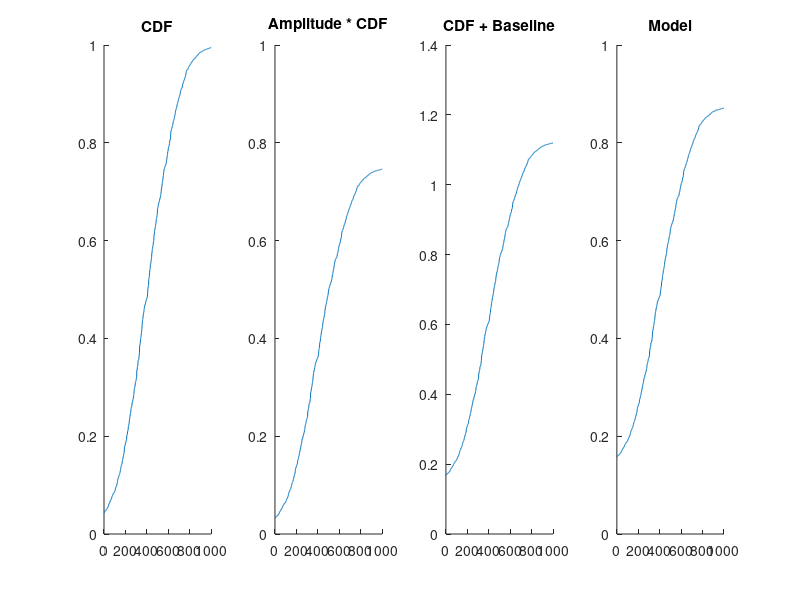

This figure's MATLAB source: (Note: this script raises an error after producing the figure.)

functions_dir = '../functions';
addpath(functions_dir);

%% Simulate data

num_trials = 1000;

% Random list of probe offsets
offsets = -15:0.01:15;

% Random list of test orientations from 0 - 179 deg
sim_test_orientation = rand(1, num_trials) * 179;

rand_offsets = datasample(offsets, num_trials, 'Replace', true);
simulation_probe_orientations = sim_test_orientation + rand_offsets;

% Calculate probability of correct discrimination using cumulative normal
subj_mu = -3;
subj_sigma = 7;
guess_rate = 0.25;

threshold = 10;
slope = 5;

p_CW = (1 - guess_rate) * normcdf(rand_offsets, subj_mu, subj_sigma) + (0.5 * guess_rate);

figure('Color', 'w');
subplot(1,4,1)
plot(sort(normcdf(rand_offsets, subj_mu, subj_sigma)))
ylim([0, 1])
title('CDF')
box off

subplot(1,4,2)
plot(sort((1 - guess_rate) * normcdf(rand_offsets, subj_mu, subj_sigma)))
title('Amplitude * CDF')
ylim([0, 1])
box off

subplot(1,4,3)
plot(sort(normcdf(rand_offsets, subj_mu, subj_sigma) + (0.5 * guess_rate)))
title('CDF + Baseline')
% ylim([0, 1])
box off

subplot(1,4,4)
plot(sort(p_CW))
title('Model')
ylim([0, 1])
box off

% Simulate response based on discrimination probability
responses = rand() < p_CW;

%% Estimate mu and sigma

options = optimset('MaxFunEvals', 100000, 'MaxIter', 10000, 'display','off');

init_params = [0, 1];

lower_bounds = [-15, 1]; % lower bounds for [mu, sigma]
upper_bounds = [15, 7];

free_params = init_params;
fixed_params{1} = [x', p_CW'];
fixed_params{2} = guess_rate;

response_model = @(free_params) calc_fit(free_params, fixed_params);

[params_est, sse, exit_flag] = fmincon(response_model, init_params, [], [], [], [], lower_bounds, upper_bounds, [], options);

%% Generate estimated curves

mu = params_est(1);
sigma = params_est(2);

x = -20:0.01:20;
cdf_response = (1 - guess_rate) * normcdf(x, mu, sigma) + 0.5 * guess_rate;

pdf_response = (1 - guess_rate) * normpdf(x, mu, sigma);
pdf_response = pdf_response / max(pdf_response); % normalize to peak at 1

sorted_p_CW = sortrows([rand_offsets', p_CW']);

figure('Color', 'w');
plot(x, cdf_response', 'LineWidth', 2,'Color', 'b');
hold on;
plot(x, pdf_response', 'LineWidth', 2,'LineStyle', '--','Color', 'b');
line([0,0], [0,1], 'LineWidth', 2, 'Color', 'k');
title(['\mu = ' num2str(round(mu, 2)) ', \sigma = ' num2str(round(sigma, 2))]);
xlabel('Probe Offset');
ylabel('P(Resp|CW)');
ylim([0, 1]);
xlim([-20, 20]);
box off
set(gca, 'TickDir', 'out');

figure('Color', 'w');
scatter(sorted_p_CW(:,1), sorted_p_CW(:,2));
ylim([0, 1]);
xlim([-20, 20]);
box off
set(gca, 'TickDir', 'out');
